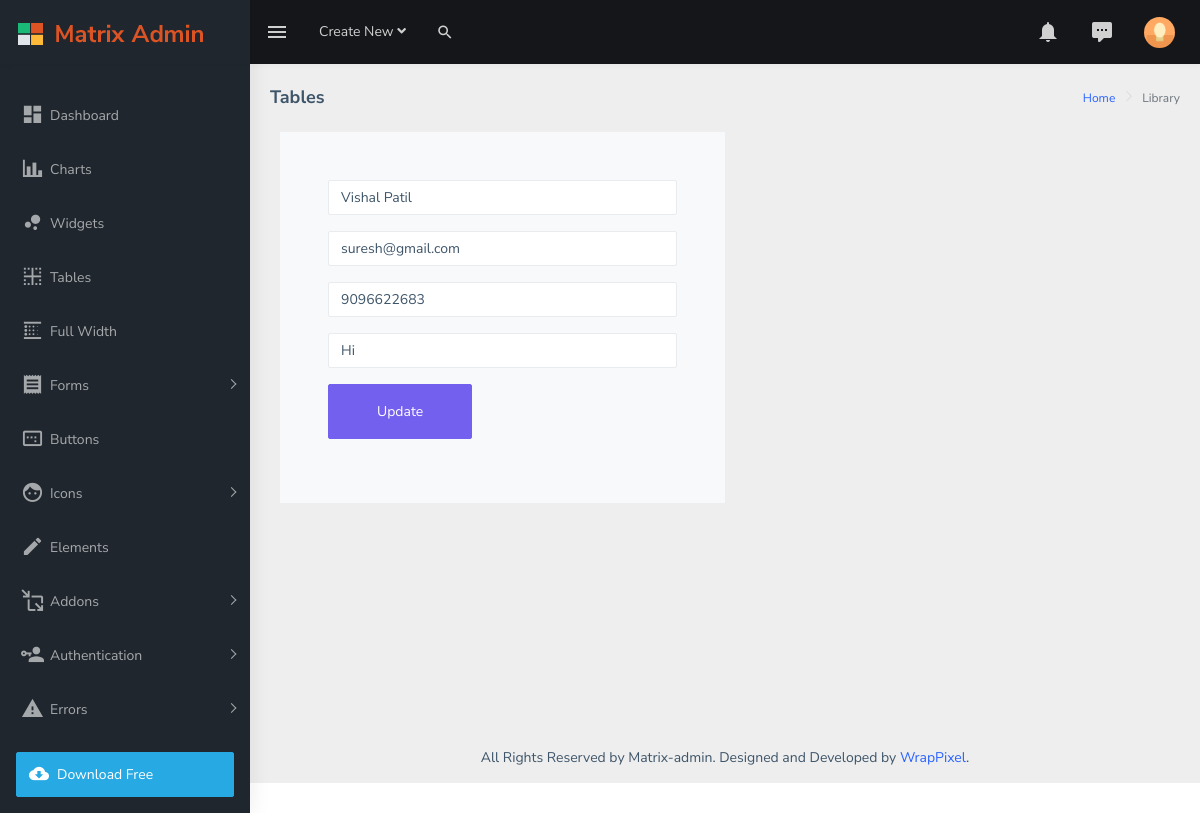
The page /edit/7/ on the database its author committed.
### application/models.py (models this page shows, shortened)
class enquiry_table(models.Model):
    name = models.CharField(max_length=255)
    email = models.EmailField(max_length=255)
    phone = models.CharField(max_length=10)
    message = models.TextField()
    date_field = models.DateField(default=date.today)

### application/views.py (the view)
# urls.py: path('edit/<int:id>/', views.edit_record, name ='edit_record'),
def edit_record(request, id):
    info = enquiry_table.objects.filter(pk=id)
    data = {'abc':info}
    return render(request, 'dashboard/editrecord.html', data)

### templates/dashboard/editrecord.html (shortened to what this page needs)
{% load static %}
<!DOCTYPE html>
<html dir="ltr" lang="en">
  <head>
    <link
      rel="stylesheet"
      type="text/css"
      href="{% static "dashboard/assets/extra-libs/multicheck/multicheck.css" %}"
    />
    <link
      href="{% static "dashboard/assets/libs/datatables.net-bs4/css/dataTables.bootstrap4.css" %}"
      rel="stylesheet"
    />
    <link href="{% static "dashboard/dist/css/style.min.css" %}" rel="stylesheet" />
  </head>
  <body>
    <div
      id="main-wrapper"
      data-layout="vertical"
      data-navbarbg="skin5"
      data-sidebartype="full"
      data-sidebar-position="absolute"
      data-header-position="absolute"
      data-boxed-layout="full"
    >
      <header class="topbar" data-navbarbg="skin5">
        <nav class="navbar top-navbar navbar-expand-md navbar-dark">
          <div class="navbar-header" data-logobg="skin5">
            <a class="navbar-brand" href="index.html">
              <b class="logo-icon ps-2">
                <img
                  src="{% static "assets/images/logo-icon.png" %}"
                  alt="homepage"
                  class="light-logo"
                  width="25"
                />
              </b>
              <span class="logo-text ms-2">
                <img
                  src="{% static "assets/images/logo-text.png" %}"
                  alt="homepage"
                  class="light-logo"
                />
              </span>
            </a>
          </div>
          <div
            class="navbar-collapse collapse"
            id="navbarSupportedContent"
            data-navbarbg="skin5"
          >
            <ul class="navbar-nav float-start me-auto">
              <li class="nav-item d-none d-lg-block">
                <a
                  class="nav-link sidebartoggler waves-effect waves-light"
                  href="javascript:void(0)"
                  data-sidebartype="mini-sidebar"
                  ><i class="mdi mdi-menu font-24"></i
                ></a>
              </li>
              <li class="nav-item dropdown">
                <a
                  class="nav-link dropdown-toggle"
                  href="#"
                  id="navbarDropdown"
                  role="button"
                  data-bs-toggle="dropdown"
                  aria-expanded="false"
                >
                  <span class="d-none d-md-block"
                    >Create New <i class="fa fa-angle-down"></i
                  ></span>
                </a>
              </li>
              <li class="nav-item search-box">
                <a
                  class="nav-link waves-effect waves-dark"
                  href="javascript:void(0)"
                  ><i class="mdi mdi-magnify fs-4"></i
                ></a>
              </li>
            </ul>
            <ul class="navbar-nav float-end">
              <li class="nav-item dropdown">
                <a
                  class="nav-link dropdown-toggle"
                  href="#"
                  id="navbarDropdown"
                  role="button"
                  data-bs-toggle="dropdown"
                  aria-expanded="false"
                >
                  <i class="mdi mdi-bell font-24"></i>
                </a>
              </li>
              <li class="nav-item dropdown">
                <a
                  class="nav-link dropdown-toggle waves-effect waves-dark"
                  href="#"
                  id="2"
                  role="button"
                  data-bs-toggle="dropdown"
                  aria-expanded="false"
                >
                  <i class="font-24 mdi mdi-comment-processing"></i>
                </a>
              </li>
              <li class="nav-item dropdown">
                <a
                  class="
                    nav-link
                    dropdown-toggle
                    text-muted
                    waves-effect waves-dark
                    pro-pic
                  "
                  href="#"
                  id="navbarDropdown"
                  role="button"
                  data-bs-toggle="dropdown"
                  aria-expanded="false"
                >
                  <img
                    src="{% static "assets/images/users/1.jpg" %}"
                    alt="user"
                    class="rounded-circle"
                    width="31"
                  />
                </a>
              </li>
            </ul>
          </div>
        </nav>
      </header>
      <aside class="left-sidebar" data-sidebarbg="skin5">
        <div class="scroll-sidebar">
          <nav class="sidebar-nav">
            <ul id="sidebarnav" class="pt-4">
              <li class="sidebar-item">
                <a
                  class="sidebar-link waves-effect waves-dark sidebar-link"
                  href="{% url "dashboarddemo" %}"
                  aria-expanded="false"
                  ><i class="mdi mdi-view-dashboard"></i
                  ><span class="hide-menu">Dashboard</span></a
                >
              </li>
              <li class="sidebar-item">
                <a
                  class="sidebar-link waves-effect waves-dark sidebar-link"
                  href="charts.html"
                  aria-expanded="false"
                  ><i class="mdi mdi-chart-bar"></i
                  ><span class="hide-menu">Charts</span></a
                >
              </li>
              <li class="sidebar-item">
                <a
                  class="sidebar-link waves-effect waves-dark sidebar-link"
                  href="widgets.html"
                  aria-expanded="false"
                  ><i class="mdi mdi-chart-bubble"></i
                  ><span class="hide-menu">Widgets</span></a
                >
              </li>
              <li class="sidebar-item">
                <a
                  class="sidebar-link waves-effect waves-dark sidebar-link"
                  href="tables.html"
                  aria-expanded="false"
                  ><i class="mdi mdi-border-inside"></i
                  ><span class="hide-menu">Tables</span></a
                >
              </li>
              <li class="sidebar-item">
                <a
                  class="sidebar-link waves-effect waves-dark sidebar-link"
                  href="grid.html"
                  aria-expanded="false"
                  ><i class="mdi mdi-blur-linear"></i
                  ><span class="hide-menu">Full Width</span></a
                >
              </li>
              <li class="sidebar-item">
                <a
                  class="sidebar-link has-arrow waves-effect waves-dark"
                  href="javascript:void(0)"
                  aria-expanded="false"
                  ><i class="mdi mdi-receipt"></i
                  ><span class="hide-menu">Forms </span></a
                >
              </li>
              <li class="sidebar-item">
                <a
                  class="sidebar-link waves-effect waves-dark sidebar-link"
                  href="pages-buttons.html"
                  aria-expanded="false"
                  ><i class="mdi mdi-relative-scale"></i
                  ><span class="hide-menu">Buttons</span></a
                >
              </li>
              <li class="sidebar-item">
                <a
                  class="sidebar-link has-arrow waves-effect waves-dark"
                  href="javascript:void(0)"
                  aria-expanded="false"
                  ><i class="mdi mdi-face"></i
                  ><span class="hide-menu">Icons </span></a
                >
              </li>
              <li class="sidebar-item">
                <a
                  class="sidebar-link waves-effect waves-dark sidebar-link"
                  href="pages-elements.html"
                  aria-expanded="false"
                  ><i class="mdi mdi-pencil"></i
                  ><span class="hide-menu">Elements</span></a
                >
              </li>
              <li class="sidebar-item">
                <a
                  class="sidebar-link has-arrow waves-effect waves-dark"
                  href="javascript:void(0)"
                  aria-expanded="false"
                  ><i class="mdi mdi-move-resize-variant"></i
                  ><span class="hide-menu">Addons </span></a
                >
              </li>
              <li class="sidebar-item">
                <a
                  class="sidebar-link has-arrow waves-effect waves-dark"
                  href="javascript:void(0)"
                  aria-expanded="false"
                  ><i class="mdi mdi-account-key"></i
                  ><span class="hide-menu">Authentication </span></a
                >
              </li>
              <li class="sidebar-item">
                <a
                  class="sidebar-link has-arrow waves-effect waves-dark"
                  href="javascript:void(0)"
                  aria-expanded="false"
                  ><i class="mdi mdi-alert"></i
                  ><span class="hide-menu">Errors </span></a
                >
              </li>
              <li class="sidebar-item p-3">
                <a
                  href="https://github.com/wrappixel/matrix-admin-bt5"
                  target="_blank"
                  class="
                    w-100
                    btn btn-cyan
                    d-flex
                    align-items-center
                    text-white
                  "
                  ><i class="mdi mdi-cloud-download font-20 me-2"></i>Download
                  Free</a
                >
              </li>
            </ul>
          </nav>
        </div>
      </aside>
      <div class="page-wrapper">
        <div class="page-breadcrumb">
          <div class="row">
            <div class="col-12 d-flex no-block align-items-center">
              <h4 class="page-title">Tables</h4>
              <div class="ms-auto text-end">
                <nav aria-label="breadcrumb">
                  <ol class="breadcrumb">
                    <li class="breadcrumb-item"><a href="#">Home</a></li>
                    <li class="breadcrumb-item active" aria-current="page">
                      Library
                    </li>
                  </ol>
                </nav>
              </div>
            </div>
          </div>
        </div>
        <div class="container-fluid">
          <div class="row">
            <div class="col-12">
              {% for info in abc %}
              <section class="ftco-section ftco-no-pt ftco-no-pb contact-section">
                <div class="container">
                  <div class="row d-flex align-items-stretch no-gutters">
                    <div class="col-md-6 p-4 p-md-5 order-md-last bg-light">
                      <form action="{% url 'update_record' info.id %}" method="POST" name="Edit_Form">
                        <div class="form-group">
                          <input type="text" class="form-control" name="name"  value="{{info.name}}" required>
                        </div>
                        <div class="form-group">
                          <input type="email" class="form-control"  name="email" value="{{info.email}}" >
                        </div>
                        <div class="form-group">
                          <input type="text" class="form-control"  name="phone" value="{{info.phone}}" >
                        </div>
                        <div class="form-group">
                          <input type="text" name="message"  cols="30" rows="7" class="form-control"  value="{{info.message}}" >
                        </div>
                        <div class="form-group">
                          <input type="submit" value="Update" class="btn btn-primary py-3 px-5" name="submit">
                        </div>
                      </form>
                    </div>
                  </div>
                </div>
              </section>
              {% endfor %}
            </div>
          </div>
        </div>
        <footer class="footer text-center">
          All Rights Reserved by Matrix-admin. Designed and Developed by
          <a href="https://www.wrappixel.com">WrapPixel</a>.
        </footer>
      </div>
    </div>
  </body>
</html>

### rows shown on the page
enquiry_table: name "Vishal Patil", email "suresh@gmail.com", phone "9096622683", message "Hi"
